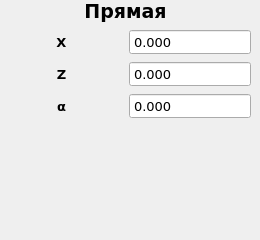
   <widget class="QWidget" name="Line">
    <widget class="QWidget" name="gridLayoutWidget_5">
     <property name="geometry">
      <rect>
       <x>0</x>
       <y>0</y>
       <width>251</width>
       <height>231</height>
      </rect>
     </property>
     <layout class="QGridLayout" name="LgridLayout">
      <item row="4" column="0" colspan="2">
       <spacer name="verticalSpacer_6">
        <property name="orientation">
         <enum>Qt::Vertical</enum>
        </property>
        <property name="sizeHint" stdset="0">
         <size>
          <width>20</width>
          <height>40</height>
         </size>
        </property>
       </spacer>
      </item>
      <item row="1" column="0">
       <widget class="QLabel" name="L_argX">
        <property name="font">
         <font>
          <family>Verdana</family>
          <pointsize>10</pointsize>
          <weight>75</weight>
          <bold>true</bold>
         </font>
        </property>
        <property name="text">
         <string>X</string>
        </property>
        <property name="alignment">
         <set>Qt::AlignCenter</set>
        </property>
       </widget>
      </item>
      <item row="2" column="1">
       <widget class="QDoubleSpinBox" name="L_argZ_value">
        <property name="font">
         <font>
          <family>Verdana</family>
          <pointsize>10</pointsize>
         </font>
        </property>
        <property name="locale">
         <locale language="C" country="AnyCountry"/>
        </property>
        <property name="buttonSymbols">
         <enum>QAbstractSpinBox::NoButtons</enum>
        </property>
        <property name="decimals">
         <number>3</number>
        </property>
        <property name="minimum">
         <double>-1000.000000000000000</double>
        </property>
        <property name="maximum">
         <double>1000.000000000000000</double>
        </property>
       </widget>
      </item>
      <item row="1" column="1">
       <widget class="QDoubleSpinBox" name="L_argX_value">
        <property name="font">
         <font>
          <family>Verdana</family>
          <pointsize>10</pointsize>
         </font>
        </property>
        <property name="locale">
         <locale language="C" country="AnyCountry"/>
        </property>
        <property name="buttonSymbols">
         <enum>QAbstractSpinBox::NoButtons</enum>
        </property>
        <property name="decimals">
         <number>3</number>
        </property>
        <property name="minimum">
         <double>-1000.000000000000000</double>
        </property>
        <property name="maximum">
         <double>1000.000000000000000</double>
        </property>
       </widget>
      </item>
      <item row="0" column="0" colspan="2">
       <widget class="QLabel" name="L_name">
        <property name="font">
         <font>
          <family>Verdana</family>
          <pointsize>14</pointsize>
          <weight>75</weight>
          <bold>true</bold>
         </font>
        </property>
        <property name="text">
         <string>Прямая</string>
        </property>
        <property name="alignment">
         <set>Qt::AlignCenter</set>
        </property>
       </widget>
      </item>
      <item row="2" column="0">
       <widget class="QLabel" name="L_argZ">
        <property name="font">
         <font>
          <family>Verdana</family>
          <pointsize>10</pointsize>
          <weight>75</weight>
          <bold>true</bold>
         </font>
        </property>
        <property name="text">
         <string>Z</string>
        </property>
        <property name="alignment">
         <set>Qt::AlignCenter</set>
        </property>
       </widget>
      </item>
      <item row="3" column="0">
       <widget class="QLabel" name="L_argAlpha">
        <property name="font">
         <font>
          <family>Verdana</family>
          <pointsize>10</pointsize>
          <weight>75</weight>
          <bold>true</bold>
         </font>
        </property>
        <property name="text">
         <string>α</string>
        </property>
        <property name="alignment">
         <set>Qt::AlignCenter</set>
        </property>
       </widget>
      </item>
      <item row="3" column="1">
       <widget class="QDoubleSpinBox" name="L_argAlpha_value">
        <property name="font">
         <font>
          <family>Verdana</family>
          <pointsize>10</pointsize>
         </font>
        </property>
        <property name="locale">
         <locale language="C" country="AnyCountry"/>
        </property>
        <property name="buttonSymbols">
         <enum>QAbstractSpinBox::NoButtons</enum>
        </property>
        <property name="decimals">
         <number>3</number>
        </property>
        <property name="minimum">
         <double>-1000.000000000000000</double>
        </property>
        <property name="maximum">
         <double>1000.000000000000000</double>
        </property>
       </widget>
      </item>
     </layout>
    </widget>
   </widget>
